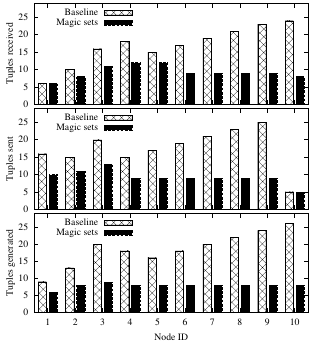

This chart was generated by the following gnuplot code:
set size .65, .98
set terminal postscript port enhanced eps monochrome dashed  "Times-Roman" 14
set output 'magicNumbers.eps'
set key left top
set yrange [0:29]
set xrange [0.5:10.5]
set nologscale x
#set pointsize 0.5
set style data linespoints


set multiplot 
set origin 0, .65
set size .65, .35
set ylabel "Tuples received" 1
set noxlabel
set xtics 1
set format x ""

set boxwidth .3
plot	"nomagic.dat" using ($1+.8):2 title "Baseline" with boxes fill pattern 1, \
	"magic.dat" using ($1+1.2):2 title "Magic sets" with boxes fill pattern 3
	

set origin 0, .35
set size .65, .35
set ylabel "Tuples sent" 1
set noxlabel
set format x ""

set boxwidth .3
plot	"nomagic.dat" using ($1+.8):3 title "Baseline" with boxes fill pattern 1, \
	"magic.dat" using ($1+1.2):3 title "Magic sets" with boxes fill pattern 3
	
set origin 0, 0
set size .65, .4
set ylabel "Tuples generated" 1
set xlabel "Node ID" 0,0

set format x "%g"

set boxwidth .3
plot	"nomagic.dat" using ($1+.8):4 title "Baseline" with boxes fill pattern 1, \
	"magic.dat" using ($1+1.2):4 title "Magic sets" with boxes fill pattern 3
	
